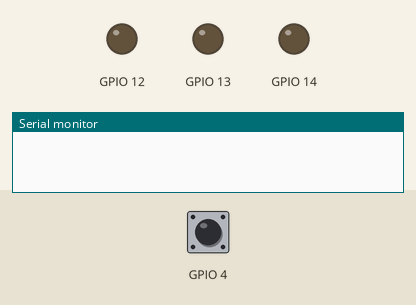
Bench run of a sketch on a simulated ESP32. On the bench: output pins drawn as LEDs (lit = HIGH), the last lines printed to the serial monitor. Inputs (shaded band) come from the test bench; at power-on: GPIO 4 LOW.

Above: at 1.2 s.
1.3 s: GPIO 4 driven HIGH
At 2.4 s:
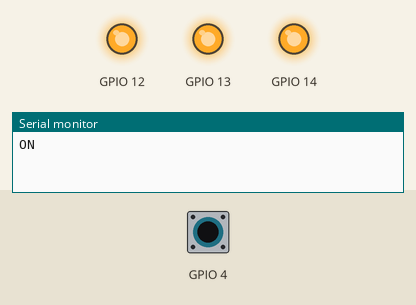
4.3 s: GPIO 4 pulsed LOW 2 times (0.12 s each, 0.3 s apart)
At 4.57 s:
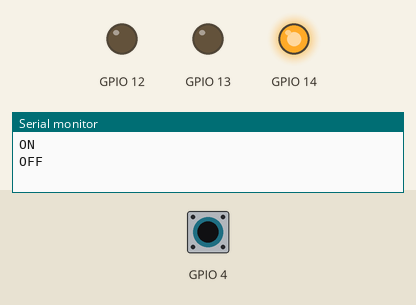
At 7.2 s:
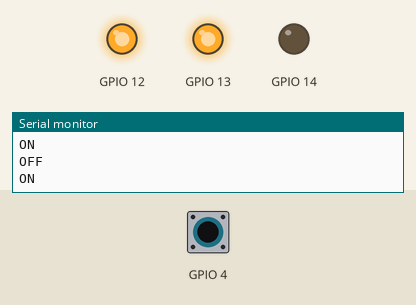
Timing chart, 0 to 8.7 s (numbered marks = the images above; inputs shaded):
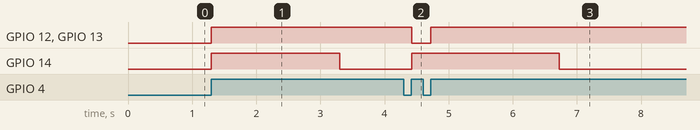

The sketch:

main.ino
```cpp
#include <Arduino.h>
#include "TouchSwitch.h"

// Example: touchPin = T0 (GPIO4), ledPin = 13, relayPin = 12
TouchSwitch mySwitch(T0, 13, 12);

void setup() {
  mySwitch.begin();
}

void loop() {
  mySwitch.update();
  // No delay! Keeps the loop fast and responsive.
}
```

PowerMeter.cpp
```cpp
// #include "PowerMeter.h"

// PowerMeter::PowerMeter(int CurrentSensor){
//   currentSensor = CurrentSensor;
// }
```

TouchSwitch.cpp
```cpp
#include "TouchSwitch.h"

TouchSwitch::TouchSwitch(uint8_t touch, uint8_t led, uint8_t relay, uint8_t vibration)
  : touchPin(touch), ledPin(led), relayPin(relay), vibrationPin(vibration) {}

void TouchSwitch::begin() {
  pinMode(ledPin, OUTPUT);
  pinMode(relayPin, OUTPUT);
  pinMode(vibrationPin, OUTPUT);
  digitalWrite(ledPin, LOW);
  digitalWrite(relayPin, LOW);
  digitalWrite(vibrationPin, LOW);
}

void TouchSwitch::update() {
  const unsigned long vibrationDuration = 2000; // in ms
  static unsigned long lastTouchTime = 0;
  static bool vibrationActive = false;
  static unsigned long vibrationStartTime = 0;

  bool currentState = digitalRead(touchPin);

  // Debounce delay (optional)
  static unsigned long lastDebounceTime = 0;
  const unsigned long debounceDelay = 50;

  // Detect rising edge (LOW to HIGH)
  if (currentState != lastState && (millis() - lastDebounceTime) > debounceDelay) {
    lastDebounceTime = millis();

    if (currentState == HIGH) {
      ledState = !ledState;
      digitalWrite(ledPin, ledState);
      digitalWrite(relayPin, ledState);

      // Start vibration
      digitalWrite(vibrationPin, HIGH);
      vibrationStartTime = millis();
      vibrationActive = true;

      Serial.println(ledState ? "ON" : "OFF");
    }
  }

  // Turn off vibration after duration
  if (vibrationActive && (millis() - vibrationStartTime >= vibrationDuration)) {
    digitalWrite(vibrationPin, LOW);
    vibrationActive = false;
  }

  lastState = currentState;
}
```

TouchSwitch.h
```cpp
#ifndef TOUCH_SWITCH_H
#define TOUCH_SWITCH_H

#include <Arduino.h>

class TouchSwitch {
public:
  TouchSwitch(uint8_t touch, uint8_t led, uint8_t relay, uint8_t vibration = 14);
  void begin();
  void update();
  // void setState(bool on);         // For API/WebSocket: set on/off
  // bool getState() const;          // For API/WebSocket: read state
  // void handleRemote();            // Placeholder for future API/WebSocket
private:
  const uint8_t touchPin, ledPin, relayPin, vibrationPin;
  bool ledState = false, lastState = false;
  unsigned long vibUntil = 0;
  static constexpr uint16_t TOUCH_THRESH = 40; // Tune this for your sensor!
};

#endif
```

Measured:
- after the input at 1.3 s, GPIO 12, GPIO 13: LOW → HIGH at once; GPIO 14: LOW → HIGH at once, → LOW 2.0 s later
- after the input at 4.3 s, GPIO 12, GPIO 13: HIGH → LOW after 0.12 s, → HIGH 0.30 s later; GPIO 14: LOW → HIGH after 0.12 s, → LOW 2.3 s later
